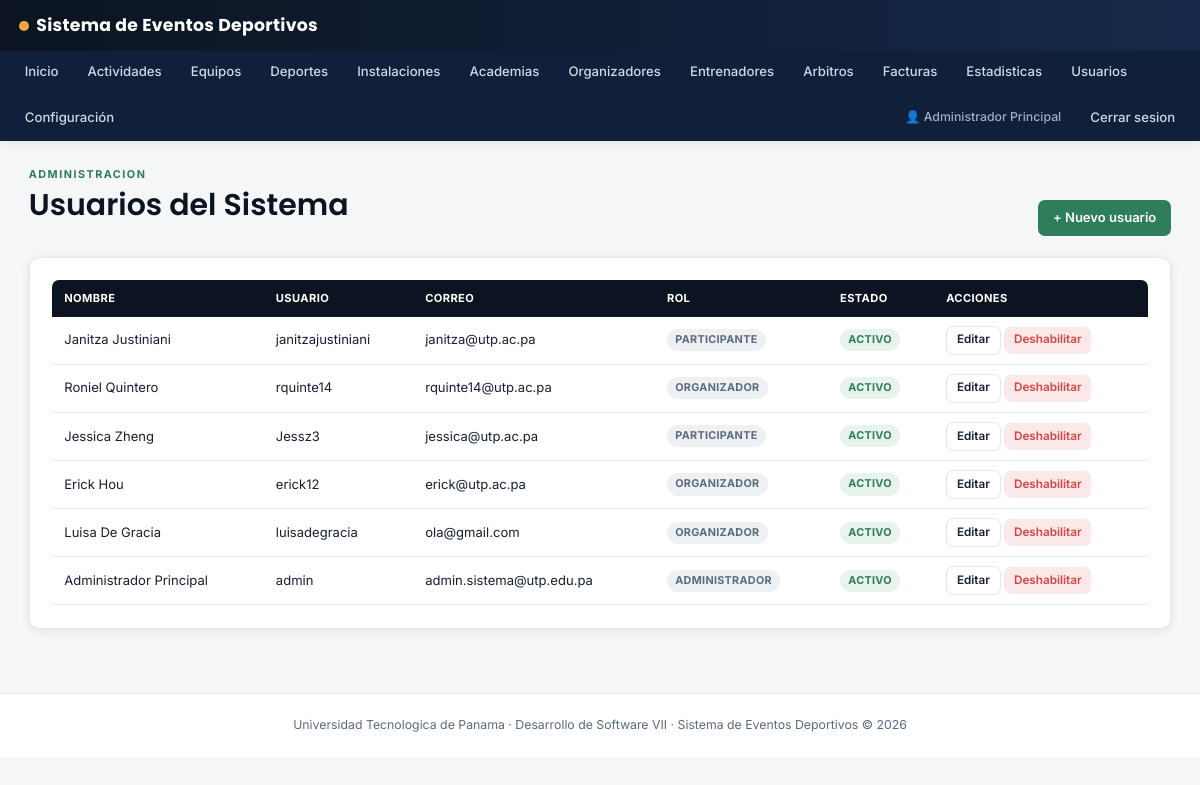
Before: /usuarios (signed in) with the older database file.
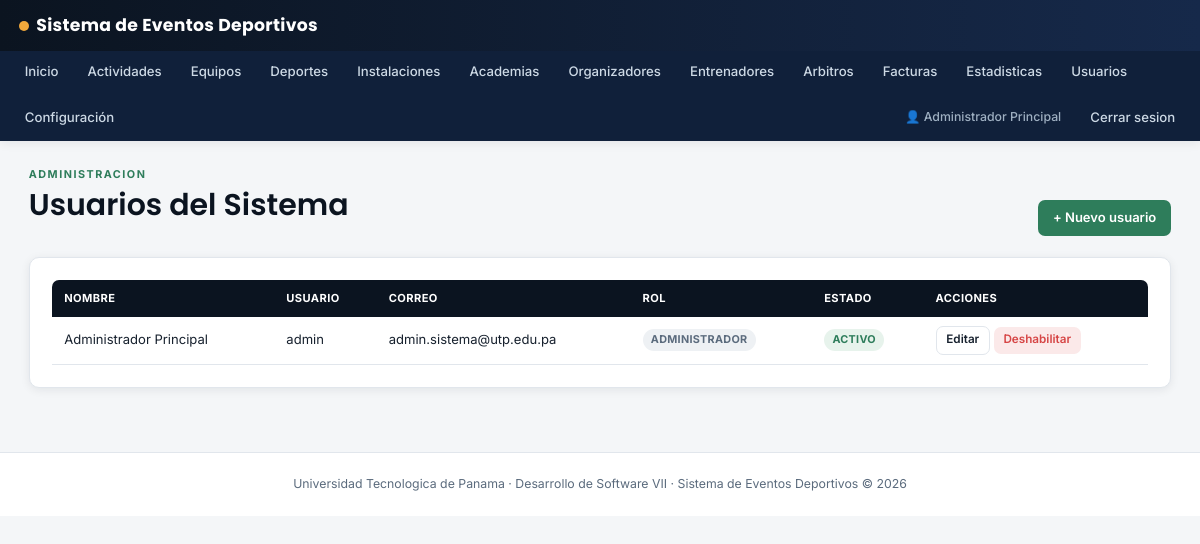
After: the same page with the newer database file.
### tables this page shows
CREATE TABLE usuarios (
    id INT UNSIGNED AUTO_INCREMENT PRIMARY KEY,

    nombre VARCHAR(80) NOT NULL,
    apellido VARCHAR(80) NOT NULL,

    cedula_pasaporte VARCHAR(30) NULL,
    correo VARCHAR(150) NOT NULL,
    telefono VARCHAR(30) NULL,
    fecha_nacimiento DATE NULL,

    sexo ENUM(
        'MASCULINO',
        'FEMENINO',
        'OTRO',
        'NO_ESPECIFICA'
    ) NULL,

    usuario VARCHAR(60) NOT NULL,
    password_hash VARCHAR(255) NOT NULL,

    rol ENUM(
        'ADMINISTRADOR',
        'OPERADOR',
        'ORGANIZADOR',
        'PARTICIPANTE'
    ) NOT NULL,

    activo TINYINT(1) NOT NULL DEFAULT 1,

    requiere_cambio_password TINYINT(1)
        NOT NULL DEFAULT 0,

    intentos_fallidos SMALLINT UNSIGNED
        NOT NULL DEFAULT 0,

    bloqueado_hasta DATETIME NULL,
    ultimo_acceso DATETIME NULL,

    creado_por INT UNSIGNED NULL,

    fecha_creacion DATETIME
        NOT NULL DEFAULT CURRENT_TIMESTAMP,

    fecha_actualizacion DATETIME
        NOT NULL DEFAULT CURRENT_TIMESTAMP
        ON UPDATE CURRENT_TIMESTAMP,

    CONSTRAINT uq_usuarios_correo
        UNIQUE (correo),

    CONSTRAINT uq_usuarios_usuario
        UNIQUE (usuario),

    CONSTRAINT uq_usuarios_cedula
        UNIQUE (cedula_pasaporte),

    CONSTRAINT fk_usuarios_creado_por
        FOREIGN KEY (creado_por)
        REFERENCES usuarios(id)
        ON UPDATE CASCADE
        ON DELETE SET NULL
);

### src/Controllers/UsuarioController.php (called while the page is built, shortened)
<?php
final class UsuarioController extends Controller
{
    public function index(): void
    {
        $modelo = new Usuario();
        $this->render('usuarios/index', [
            'usuarios' => $modelo->todos(),
            'errores' => $this->getErrors(),
            'exito' => $this->getSuccess(),
        ]);
    }
}

### src/Core/Router.php (called while the page is built, shortened)
<?php
final class Router
{
    private array $routes = [];
    public function get(string $path, string $controller, string $action): void
    {
        $this->routes['GET'][$path] = "{$controller}@{$action}";
    }
    public function post(string $path, string $controller, string $action): void
    {
        $this->routes['POST'][$path] = "{$controller}@{$action}";
    }
    public function dispatch(string $method, string $path): void
    {
        $path = rtrim($path, '/');
        $handler = $this->routes[$method][$path] ?? null;
        [$controllerName, $action] = explode('@', $handler);
        $controller = new $controllerClass();
        $controller->{$action}();
    }
}

### public/index.php (called while the page is built, shortened)
<?php
$router = new Router();
$router->get('/login', 'AuthController', 'mostrarLogin');
$router->post('/login', 'AuthController', 'login');
$router->get('/logout', 'AuthController', 'logout');
$router->get('/registro', 'UsuarioController', 'registroForm');
$router->post('/registro', 'UsuarioController', 'registrar');
$router->get('/dashboard', 'HomeController', 'dashboard');
$router->get('/usuarios', 'UsuarioController', 'index');
$router->get('/usuarios/crear', 'UsuarioController', 'crearForm');
$router->post('/usuarios/crear', 'UsuarioController', 'crear');
$router->get('/usuarios/editar', 'UsuarioController', 'editarForm');
$router->post('/usuarios/editar', 'UsuarioController', 'actualizar');
$router->get('/usuarios/deshabilitar', 'UsuarioController', 'deshabilitar');
$router->get('/usuarios/habilitar', 'UsuarioController', 'habilitar');
$router->get('/mi-cuenta/password', 'UsuarioController', 'cambiarPasswordForm');
$router->post('/mi-cuenta/password', 'UsuarioController', 'cambiarPassword');
$router->get('/deportes', 'DeporteController', 'index');
$router->get('/deportes/crear', 'DeporteController', 'crearForm');
$router->post('/deportes/crear', 'DeporteController', 'crear');
$router->get('/deportes/editar', 'DeporteController', 'editarForm');
$router->post('/deportes/editar', 'DeporteController', 'actualizar');
$router->get('/deportes/deshabilitar', 'DeporteController', 'deshabilitar');
$router->get('/deportes/habilitar', 'DeporteController', 'habilitar');
$router->get('/instalaciones', 'InstalacionController', 'index');
$router->get('/instalaciones/crear', 'InstalacionController', 'crearForm');
$router->post('/instalaciones/crear', 'InstalacionController', 'crear');
$router->get('/instalaciones/editar', 'InstalacionController', 'editarForm');
$router->post('/instalaciones/editar', 'InstalacionController', 'actualizar');
$router->get('/instalaciones/deshabilitar', 'InstalacionController', 'deshabilitar');
$router->get('/instalaciones/habilitar', 'InstalacionController', 'habilitar');
$router->get('/academias', 'AcademiaController', 'index');
$router->get('/academias/crear', 'AcademiaController', 'crearForm');
$router->post('/academias/crear', 'AcademiaController', 'crear');
$router->get('/academias/editar', 'AcademiaController', 'editarForm');
$router->post('/academias/editar', 'AcademiaController', 'actualizar');
$router->get('/academias/deshabilitar', 'AcademiaController', 'deshabilitar');
$router->get('/academias/habilitar', 'AcademiaController', 'habilitar');
$router->get('/organizadores', 'OrganizadorController', 'index');
$router->get('/organizadores/crear', 'OrganizadorController', 'crearForm');
$router->post('/organizadores/crear', 'OrganizadorController', 'crear');
$router->get('/organizadores/editar', 'OrganizadorController', 'editarForm');
$router->post('/organizadores/editar', 'OrganizadorController', 'actualizar');
$router->get('/organizadores/verificar', 'OrganizadorController', 'verificar');
$router->get('/organizadores/deshabilitar', 'OrganizadorController', 'deshabilitar');
$router->get('/organizadores/habilitar', 'OrganizadorController', 'habilitar');
$router->get('/entrenadores', 'EntrenadorController', 'index');
$router->get('/entrenadores/crear', 'EntrenadorController', 'crearForm');
$router->post('/entrenadores/crear', 'EntrenadorController', 'crear');
$router->get('/arbitros', 'ArbitroController', 'index');
$router->get('/arbitros/crear', 'ArbitroController', 'crearForm');
$router->post('/arbitros/crear', 'ArbitroController', 'crear');
$router->get('/arbitros/evaluar', 'ArbitroController', 'evaluarForm');
$router->post('/arbitros/evaluar', 'ArbitroController', 'evaluar');
$router->get('/equipos', 'EquipoController', 'index');
$router->get('/equipos/crear', 'EquipoController', 'crearForm');
$router->post('/equipos/crear', 'EquipoController', 'crear');
$router->get('/equipos/ver', 'EquipoController', 'ver');
$router->post('/equipos/jugadores/agregar', 'EquipoController', 'agregarJugador');
$router->get('/equipos/jugadores/eliminar', 'EquipoController', 'eliminarJugador');
$router->get('/actividades', 'ActividadController', 'index');
$router->get('/actividades/crear', 'ActividadController', 'crearForm');
$router->post('/actividades/crear', 'ActividadController', 'crear');
$router->get('/actividades/editar', 'ActividadController', 'editarForm');
$router->post('/actividades/editar', 'ActividadController', 'actualizar');
$router->get('/actividades/ver', 'ActividadController', 'ver');
$router->get('/actividades/publicar', 'ActividadController', 'publicar');
$router->get('/actividades/cerrar-inscripciones', 'ActividadController', 'cerrarInscripciones');
$router->get('/actividades/finalizar', 'ActividadController', 'finalizar');
$router->get('/actividades/cancelar', 'ActividadController', 'cancelarForm');
$router->post('/actividades/cancelar', 'ActividadController', 'cancelar');
$router->get('/actividades/incidente/crear', 'ActividadController', 'reportarIncidenteForm');
$router->post('/actividades/incidente/crear', 'ActividadController', 'reportarIncidente');
$router->get('/inscripciones/equipo/crear', 'InscripcionController', 'inscribirEquipoForm');
$router->post('/inscripciones/equipo/crear', 'InscripcionController', 'inscribirEquipo');
$router->get('/inscripciones/equipo/aprobar', 'InscripcionController', 'aprobarEquipo');
$router->get('/inscripciones/equipo/rechazar', 'InscripcionController', 'rechazarEquipo');
$router->get('/inscripciones/individual/crear', 'InscripcionController', 'inscribirIndividualForm');
$router->post('/inscripciones/individual/crear', 'InscripcionController', 'inscribirIndividual');
$router->get('/facturas', 'FacturaController', 'index');
$router->get('/facturas/ver', 'FacturaController', 'ver');
$router->get('/facturas/descargar', 'FacturaController', 'descargarPdf');
$router->get('/factura-publica', 'FacturaController', 'verPublica');
$router->get('/estadisticas', 'EstadisticaController', 'index');
$router->get('/configuracion', 'ConfiguracionController', 'index');
$router->post('/configuracion/actualizar', 'ConfiguracionController', 'actualizar');
$router->get('/configuracion/mensajes', 'ConfiguracionController', 'mensajes');
$router->get('/configuracion/mensajes/leido', 'ConfiguracionController', 'marcarLeido');
$router->get('/', 'PublicController', 'inicio');
$router->post('/contacto', 'PublicController', 'contacto');
$requestUri = parse_url($_SERVER['REQUEST_URI'] ?? '/', PHP_URL_PATH) ?? '/';
$router->dispatch($_SERVER['REQUEST_METHOD'], $requestUri);

### src/Core/Model.php (called while the page is built, shortened)
<?php
abstract class Model
{
    public function __construct()
    {
        $this->db = Database::getInstance()->getConnection();
    }
}

### src/Config/Env.php (called while the page is built, shortened)
<?php
final class Env
{
    public static function get(string $clave, ?string $porDefecto = null): ?string
    {
        $valor = getenv($clave);
        return $valor !== false ? $valor : $porDefecto;
    }
}

### src/Config/Database.php (called while the page is built, shortened)
<?php
final class Database
{
    private static ?Database $instance = null;
    private PDO $connection;
    private function __construct()
    {
        $host = Env::get('DB_HOST', 'localhost');
        $dbName = Env::get('DB_NAME', 'eventos_deportivos');
        $user = Env::get('DB_USER', 'root');
        $password = Env::get('DB_PASSWORD', '');
        $charset = Env::get('DB_CHARSET', 'utf8mb4');
        $dsn = sprintf('mysql:host=%s;dbname=%s;charset=%s', $host, $dbName, $charset);
        try {
            $this->connection = new PDO($dsn, $user, $password, [
                PDO::ATTR_ERRMODE => PDO::ERRMODE_EXCEPTION,
                PDO::ATTR_DEFAULT_FETCH_MODE => PDO::FETCH_ASSOC,
                PDO::ATTR_EMULATE_PREPARES => false,
            ]);
        } catch (PDOException $e) {
            error_log('[DB ERROR] ' . $e->getMessage());
            throw new PDOException('No se pudo establecer conexion con la base de datos.');
        }
    }
    public static function getInstance(): Database
    {
        if (self::$instance === null) {
            self::$instance = new self();
        }
        return self::$instance;
    }
    public function getConnection(): PDO
    {
        return $this->connection;
    }
}

### src/Models/Usuario.php (called while the page is built, shortened)
<?php
final class Usuario extends Model
{
    public function todos(): array
    {
        $stmt = $this->db->prepare('SELECT * FROM usuarios ORDER BY id DESC');
        $stmt->execute();
        return $stmt->fetchAll();
    }
}

### views/usuarios/index.php (the view, shortened to what the rows shown need)
<div class="container">
    <div class="page-head">
        <div>
            <h1>Usuarios del Sistema</h1>
        </div>
    </div>
    <div class="card">
        <table class="data-table">
            <thead>
                <tr><th>Nombre</th><th>Usuario</th><th>Correo</th><th>Rol</th><th>Estado</th><th>Acciones</th></tr>
            </thead>
            <tbody>
                <?php foreach ($usuarios as $u): ?>
                    <tr>
                        <td><?= htmlspecialchars($u['nombre'] . ' ' . $u['apellido']) ?></td>
                        <td><?= htmlspecialchars($u['usuario']) ?></td>
                        <td><?= htmlspecialchars($u['correo']) ?></td>
                        <td><span class="badge badge-neutral"><?= htmlspecialchars($u['rol']) ?></span></td>
                        <td>
                            <?php if ((int) $u['activo'] === 1): ?>
                                <span class="badge badge-success">Activo</span>
                            <?php else: ?>
                                <span class="badge badge-danger">Deshabilitado</span>
                            <?php endif; ?>
                        </td>
                        <td>
                            <a class="btn btn-outline btn-sm" href="/usuarios/editar?id=<?= (int) $u['id'] ?>">Editar</a>
                            <?php if ((int) $u['activo'] === 1): ?>
                                <a class="btn btn-danger btn-sm" href="/usuarios/deshabilitar?id=<?= (int) $u['id'] ?>" onclick="return confirm('¿Deshabilitar este usuario?')">Deshabilitar</a>
                            <?php else: ?>
                                <a class="btn btn-primary btn-sm" href="/usuarios/habilitar?id=<?= (int) $u['id'] ?>">Habilitar</a>
                            <?php endif; ?>
                        </td>
                    </tr>
                <?php endforeach; ?>
            </tbody>
        </table>
    </div>
</div>

Changed rows visible on the page:
removed usuarios: nombre+apellido "Janitza Justiniani", usuario "janitzajustiniani", correo "janitza@utp.ac.pa", rol "PARTICIPANTE", activo "ACTIVO"
removed usuarios: nombre+apellido "Roniel Quintero", usuario "rquinte14", correo "rquinte14@utp.ac.pa", rol "ORGANIZADOR", activo "ACTIVO"
removed usuarios: nombre+apellido "Jessica Zheng", usuario "Jessz3", correo "jessica@utp.ac.pa", rol "PARTICIPANTE", activo "ACTIVO"
removed usuarios: nombre+apellido "Erick Hou", usuario "erick12", correo "erick@utp.ac.pa", rol "ORGANIZADOR", activo "ACTIVO"
removed usuarios: nombre+apellido "Luisa De Gracia", usuario "luisadegracia", correo "ola@gmail.com", rol "ORGANIZADOR", activo "ACTIVO"
